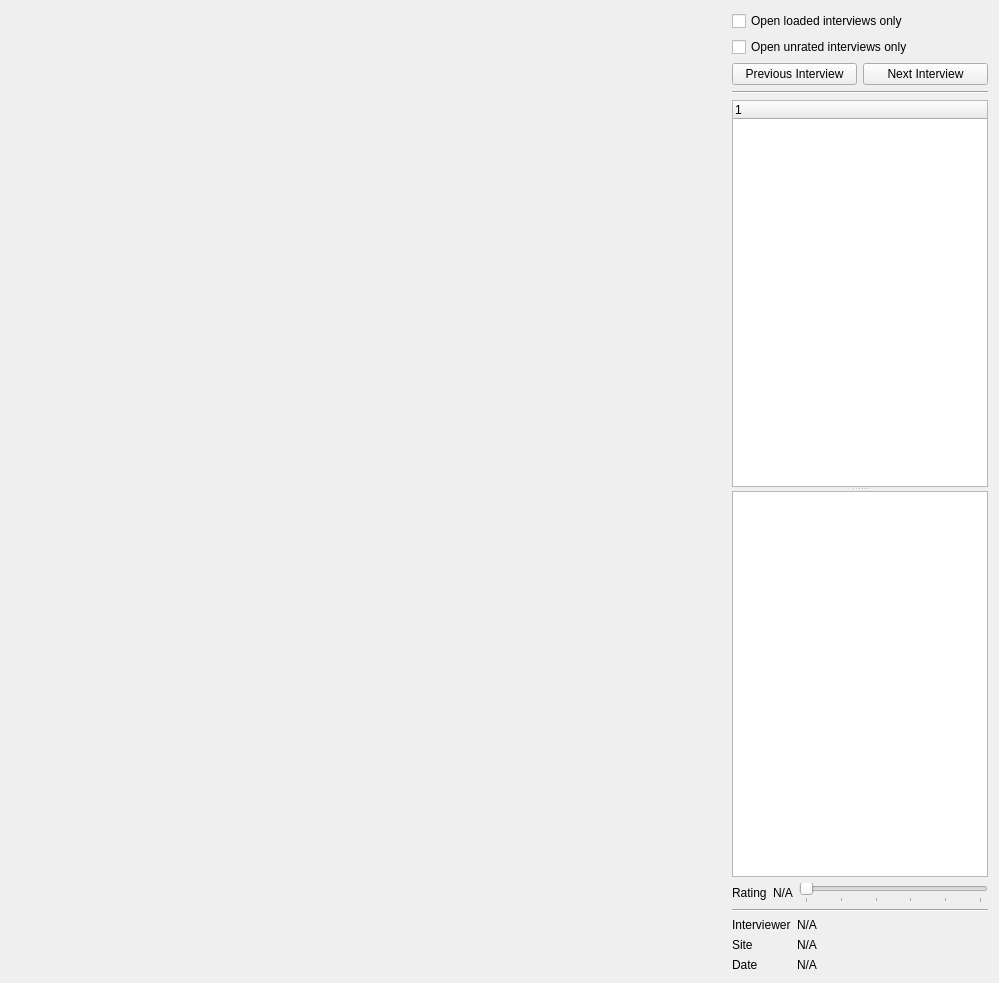
<?xml version="1.0" encoding="UTF-8"?>
<ui version="4.0">
 <class>QAlderInterviewWidget</class>
 <widget class="QWidget" name="QAlderInterviewWidget">
  <property name="geometry">
   <rect>
    <x>0</x>
    <y>0</y>
    <width>999</width>
    <height>983</height>
   </rect>
  </property>
  <property name="windowTitle">
   <string>Form</string>
  </property>
  <layout class="QHBoxLayout" name="horizontalLayout">
   <item>
    <widget class="QVTKWidget" name="imageWidget" native="true">
     <property name="sizePolicy">
      <sizepolicy hsizetype="Expanding" vsizetype="Preferred">
       <horstretch>0</horstretch>
       <verstretch>0</verstretch>
      </sizepolicy>
     </property>
    </widget>
   </item>
   <item>
    <layout class="QVBoxLayout" name="verticalLayout">
     <item>
      <widget class="QCheckBox" name="loadedCheckBox">
       <property name="text">
        <string>Open loaded interviews only</string>
       </property>
       <property name="checked">
        <bool>false</bool>
       </property>
      </widget>
     </item>
     <item>
      <widget class="QCheckBox" name="unratedCheckBox">
       <property name="text">
        <string>Open unrated interviews only</string>
       </property>
      </widget>
     </item>
     <item>
      <layout class="QHBoxLayout" name="buttonLayout">
       <item>
        <widget class="QPushButton" name="previousPushButton">
         <property name="text">
          <string>Previous Interview</string>
         </property>
        </widget>
       </item>
       <item>
        <widget class="QPushButton" name="nextPushButton">
         <property name="text">
          <string>Next Interview</string>
         </property>
        </widget>
       </item>
      </layout>
     </item>
     <item>
      <widget class="Line" name="line1">
       <property name="orientation">
        <enum>Qt::Horizontal</enum>
       </property>
      </widget>
     </item>
     <item>
      <widget class="QSplitter" name="splitter">
       <property name="orientation">
        <enum>Qt::Vertical</enum>
       </property>
       <widget class="QTreeWidget" name="examTreeWidget">
        <property name="sizePolicy">
         <sizepolicy hsizetype="Minimum" vsizetype="Expanding">
          <horstretch>0</horstretch>
          <verstretch>0</verstretch>
         </sizepolicy>
        </property>
        <property name="minimumSize">
         <size>
          <width>200</width>
          <height>0</height>
         </size>
        </property>
        <column>
         <property name="text">
          <string notr="true">1</string>
         </property>
        </column>
       </widget>
       <widget class="QTextEdit" name="noteTextEdit">
        <property name="sizePolicy">
         <sizepolicy hsizetype="Minimum" vsizetype="Minimum">
          <horstretch>0</horstretch>
          <verstretch>0</verstretch>
         </sizepolicy>
        </property>
        <property name="minimumSize">
         <size>
          <width>200</width>
          <height>0</height>
         </size>
        </property>
       </widget>
      </widget>
     </item>
     <item>
      <layout class="QHBoxLayout" name="ratingLayout">
       <item>
        <widget class="QLabel" name="ratingLabel">
         <property name="sizePolicy">
          <sizepolicy hsizetype="Fixed" vsizetype="Preferred">
           <horstretch>0</horstretch>
           <verstretch>0</verstretch>
          </sizepolicy>
         </property>
         <property name="text">
          <string>Rating</string>
         </property>
        </widget>
       </item>
       <item>
        <widget class="QLabel" name="ratingValueLabel">
         <property name="sizePolicy">
          <sizepolicy hsizetype="Fixed" vsizetype="Preferred">
           <horstretch>0</horstretch>
           <verstretch>0</verstretch>
          </sizepolicy>
         </property>
         <property name="text">
          <string>N/A</string>
         </property>
        </widget>
       </item>
       <item>
        <widget class="QSlider" name="ratingSlider">
         <property name="sizePolicy">
          <sizepolicy hsizetype="Preferred" vsizetype="Fixed">
           <horstretch>0</horstretch>
           <verstretch>0</verstretch>
          </sizepolicy>
         </property>
         <property name="maximum">
          <number>5</number>
         </property>
         <property name="orientation">
          <enum>Qt::Horizontal</enum>
         </property>
         <property name="invertedAppearance">
          <bool>false</bool>
         </property>
         <property name="tickPosition">
          <enum>QSlider::TicksBelow</enum>
         </property>
         <property name="tickInterval">
          <number>0</number>
         </property>
        </widget>
       </item>
      </layout>
     </item>
     <item>
      <widget class="Line" name="line2">
       <property name="orientation">
        <enum>Qt::Horizontal</enum>
       </property>
      </widget>
     </item>
     <item>
      <layout class="QFormLayout" name="infoLayout">
       <property name="fieldGrowthPolicy">
        <enum>QFormLayout::AllNonFixedFieldsGrow</enum>
       </property>
       <item row="0" column="0">
        <widget class="QLabel" name="infoInterviewerLabel">
         <property name="sizePolicy">
          <sizepolicy hsizetype="Fixed" vsizetype="Preferred">
           <horstretch>0</horstretch>
           <verstretch>0</verstretch>
          </sizepolicy>
         </property>
         <property name="text">
          <string>Interviewer</string>
         </property>
        </widget>
       </item>
       <item row="0" column="1">
        <widget class="QLabel" name="infoInterviewerValueLabel">
         <property name="text">
          <string>N/A</string>
         </property>
        </widget>
       </item>
       <item row="1" column="0">
        <widget class="QLabel" name="infoSiteLabel">
         <property name="sizePolicy">
          <sizepolicy hsizetype="Fixed" vsizetype="Preferred">
           <horstretch>0</horstretch>
           <verstretch>0</verstretch>
          </sizepolicy>
         </property>
         <property name="text">
          <string>Site</string>
         </property>
        </widget>
       </item>
       <item row="1" column="1">
        <widget class="QLabel" name="infoSiteValueLabel">
         <property name="text">
          <string>N/A</string>
         </property>
        </widget>
       </item>
       <item row="2" column="0">
        <widget class="QLabel" name="infoDateLabel">
         <property name="sizePolicy">
          <sizepolicy hsizetype="Fixed" vsizetype="Preferred">
           <horstretch>0</horstretch>
           <verstretch>0</verstretch>
          </sizepolicy>
         </property>
         <property name="text">
          <string>Date</string>
         </property>
        </widget>
       </item>
       <item row="2" column="1">
        <widget class="QLabel" name="infoDateValueLabel">
         <property name="text">
          <string>N/A</string>
         </property>
        </widget>
       </item>
      </layout>
     </item>
    </layout>
   </item>
  </layout>
 </widget>
 <customwidgets>
  <customwidget>
   <class>QVTKWidget</class>
   <extends>QWidget</extends>
   <header>QVTKWidget.h</header>
   <container>1</container>
  </customwidget>
 </customwidgets>
 <resources/>
 <connections/>
</ui>
